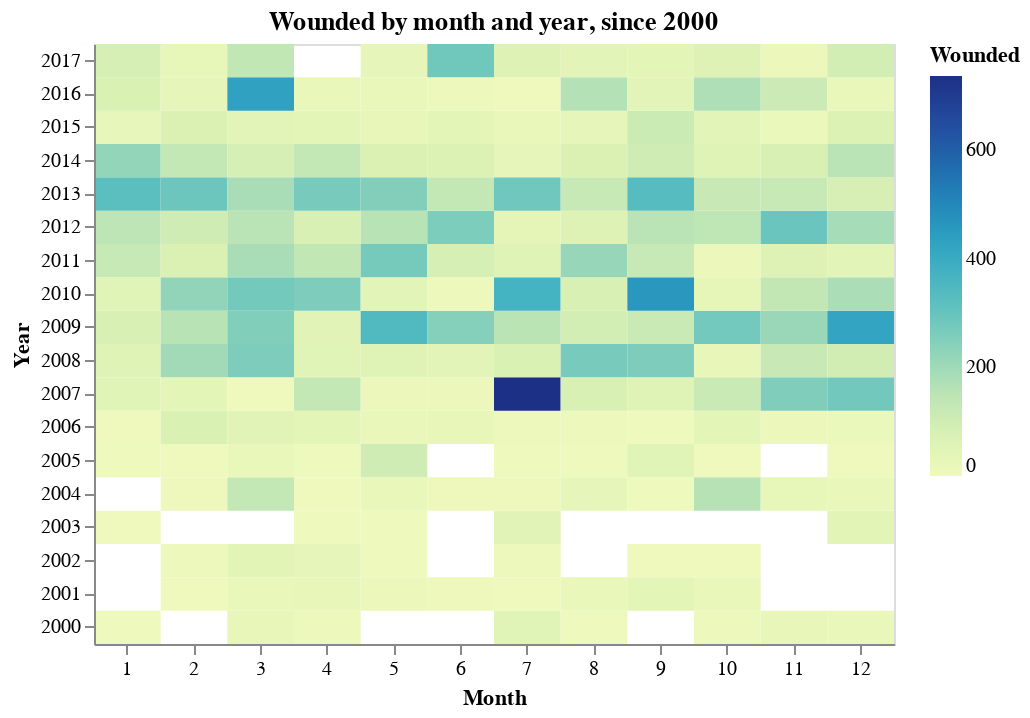

The notebook cell this image was saved under:
### Code cell
alt.Chart(source[source.Year>=2000]).mark_rect().encode(
    alt.X("Month:O", axis = alt.Axis(labelAngle = 0)),
    alt.Y('Year:O', sort="-y"),
    alt.Color('Wounded:Q'),
    tooltip=['Year', 'Month', 'Wounded']
).properties(
    width=400, height=300,
    title="Wounded by month and year, since 2000"
)

### Figure 1 — Vega-Lite specification as saved in the notebook (floating-point values rounded to 4 significant figures; data arrays with more than 128 entries replaced by an {"elided": "..."} marker saying what was removed)
{"$schema": "https://vega.github.io/schema/vega-lite/v4.8.1.json", "config": {"view": {"continuousHeight": 300, "continuousWidth": 400}}, "data": {"name": "data-ecd7af30f46e89ebea15bf949145d233"}, "datasets": {"data-ecd7af30f46e89ebea15bf949145d233": {"elided": "193 records"}}, "encoding": {"color": {"field": "Wounded", "type": "quantitative"}, "tooltip": [{"field": "Year", "type": "quantitative"}, {"field": "Month", "type": "quantitative"}, {"field": "Wounded", "type": "quantitative"}], "x": {"axis": {"labelAngle": 0}, "field": "Month", "type": "ordinal"}, "y": {"field": "Year", "sort": "-y", "type": "ordinal"}}, "height": 300, "mark": "rect", "title": "Wounded by month and year, since 2000", "width": 400}
